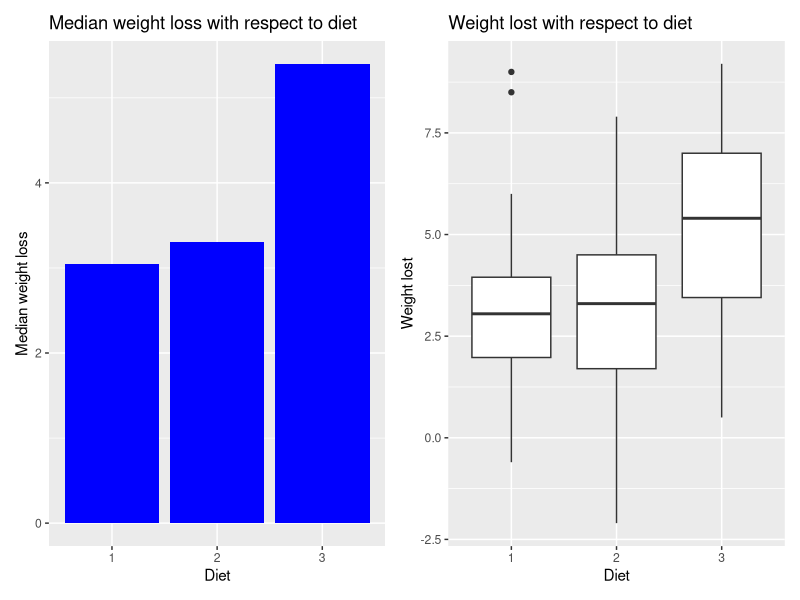

Write the R code that produced this figure.
# Dependencies
library(tidyverse)
library(ggplot2)
library(patchwork)

# Load data
diet <- read.table("resources/diet.txt", header = TRUE)

diet <- diet %>% 
  mutate(weight_loss = preweight - weight6weeks)


box_plot <- diet %>%
  ggplot(aes(x = factor(diet), y = weight_loss)) +
  geom_boxplot() +
  labs(x = "Diet", y = "Weight lost", title = "Weight lost with respect to diet")

median_plot <- diet %>% 
  group_by(diet) %>% 
  summarize(median_weight_loss = median(weight_loss)) %>%
  ggplot(aes(x=factor(diet), y=median_weight_loss)) +
  geom_bar(stat="identity", fill="blue") +
  labs(x="Diet", y ="Median weight loss", title="Median weight loss with respect to diet") 

median_plot + box_plot

fit <- aov(weight_loss ~ diet, data = diet)
summary(fit)

fit <- aov(weight_loss ~ diet * gender, data = diet)
summary(fit)
